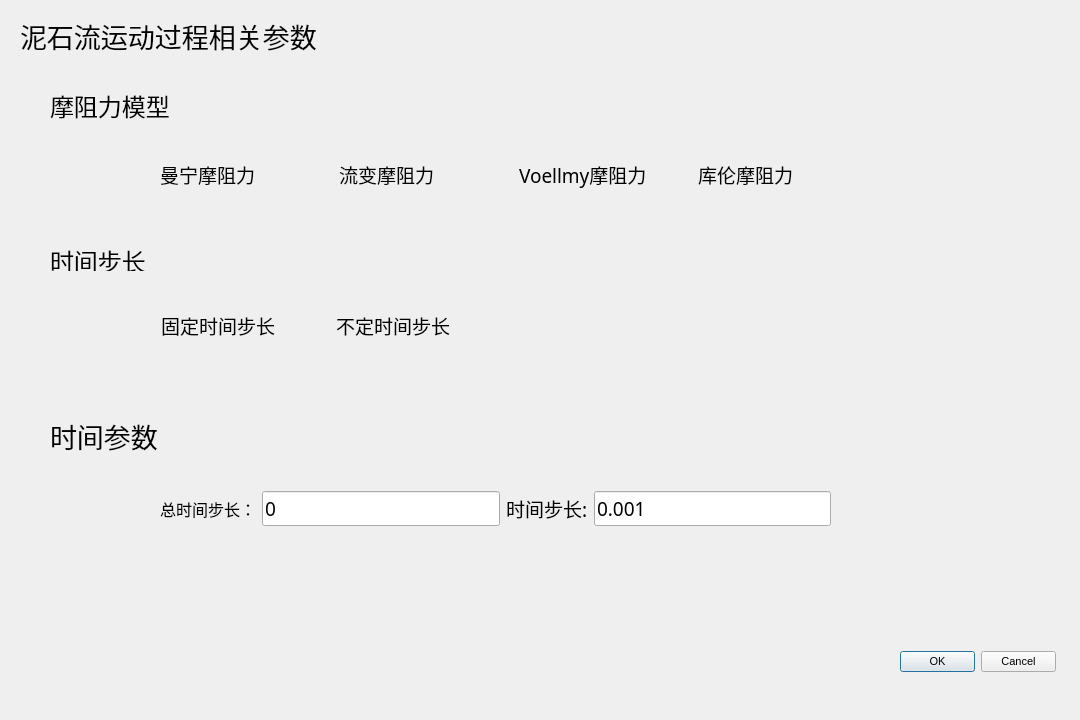
<?xml version="1.0" encoding="UTF-8"?>
<ui version="4.0">
 <class>Dialog_movement</class>
 <widget class="QDialog" name="Dialog_movement">
  <property name="geometry">
   <rect>
    <x>0</x>
    <y>0</y>
    <width>1080</width>
    <height>720</height>
   </rect>
  </property>
  <property name="font">
   <font>
    <family>黑体</family>
    <pointsize>14</pointsize>
   </font>
  </property>
  <property name="windowTitle">
   <string>Dialog</string>
  </property>
  <widget class="QDialogButtonBox" name="buttonBox">
   <property name="geometry">
    <rect>
     <x>900</x>
     <y>650</y>
     <width>156</width>
     <height>23</height>
    </rect>
   </property>
   <property name="font">
    <font>
     <family>Arial</family>
     <pointsize>8</pointsize>
    </font>
   </property>
   <property name="orientation">
    <enum>Qt::Horizontal</enum>
   </property>
   <property name="standardButtons">
    <set>QDialogButtonBox::Cancel|QDialogButtonBox::Ok</set>
   </property>
  </widget>
  <widget class="QLabel" name="label">
   <property name="geometry">
    <rect>
     <x>20</x>
     <y>20</y>
     <width>321</width>
     <height>31</height>
    </rect>
   </property>
   <property name="font">
    <font>
     <family>黑体</family>
     <pointsize>20</pointsize>
    </font>
   </property>
   <property name="text">
    <string>泥石流运动过程相关参数</string>
   </property>
  </widget>
  <widget class="QLabel" name="label_2">
   <property name="geometry">
    <rect>
     <x>50</x>
     <y>250</y>
     <width>111</width>
     <height>21</height>
    </rect>
   </property>
   <property name="font">
    <font>
     <family>黑体</family>
     <pointsize>18</pointsize>
    </font>
   </property>
   <property name="text">
    <string>时间步长</string>
   </property>
  </widget>
  <widget class="QLabel" name="label_7">
   <property name="geometry">
    <rect>
     <x>50</x>
     <y>80</y>
     <width>141</width>
     <height>51</height>
    </rect>
   </property>
   <property name="font">
    <font>
     <family>黑体</family>
     <pointsize>18</pointsize>
    </font>
   </property>
   <property name="text">
    <string>摩阻力模型</string>
   </property>
  </widget>
  <widget class="QLabel" name="label_10">
   <property name="geometry">
    <rect>
     <x>50</x>
     <y>420</y>
     <width>121</width>
     <height>31</height>
    </rect>
   </property>
   <property name="font">
    <font>
     <family>黑体</family>
     <pointsize>20</pointsize>
    </font>
   </property>
   <property name="text">
    <string>时间参数</string>
   </property>
  </widget>
  <widget class="QWidget" name="layoutWidget">
   <property name="geometry">
    <rect>
     <x>160</x>
     <y>160</y>
     <width>711</width>
     <height>29</height>
    </rect>
   </property>
   <layout class="QHBoxLayout" name="horizontalLayout">
    <item>
     <widget class="QLabel" name="label_4">
      <property name="text">
       <string>曼宁摩阻力</string>
      </property>
     </widget>
    </item>
    <item>
     <widget class="QLabel" name="label_6">
      <property name="text">
       <string>流变摩阻力</string>
      </property>
     </widget>
    </item>
    <item>
     <widget class="QLabel" name="label_5">
      <property name="text">
       <string>Voellmy摩阻力</string>
      </property>
     </widget>
    </item>
    <item>
     <widget class="QLabel" name="label_3">
      <property name="text">
       <string>库伦摩阻力</string>
      </property>
     </widget>
    </item>
   </layout>
  </widget>
  <widget class="QWidget" name="layoutWidget">
   <property name="geometry">
    <rect>
     <x>160</x>
     <y>490</y>
     <width>671</width>
     <height>37</height>
    </rect>
   </property>
   <layout class="QHBoxLayout" name="horizontalLayout_3">
    <item>
     <widget class="QLabel" name="label_11">
      <property name="font">
       <font>
        <family>黑体</family>
        <pointsize>12</pointsize>
       </font>
      </property>
      <property name="text">
       <string>总时间步长：</string>
      </property>
     </widget>
    </item>
    <item>
     <widget class="QLineEdit" name="lineEdit">
      <property name="text">
       <string>0</string>
      </property>
     </widget>
    </item>
    <item>
     <widget class="QLabel" name="label_12">
      <property name="text">
       <string>时间步长:</string>
      </property>
     </widget>
    </item>
    <item>
     <widget class="QLineEdit" name="lineEdit_2">
      <property name="text">
       <string>0.001</string>
      </property>
     </widget>
    </item>
   </layout>
  </widget>
  <widget class="QWidget" name="layoutWidget">
   <property name="geometry">
    <rect>
     <x>161</x>
     <y>311</y>
     <width>344</width>
     <height>29</height>
    </rect>
   </property>
   <layout class="QHBoxLayout" name="horizontalLayout_2">
    <item>
     <widget class="QLabel" name="label_8">
      <property name="text">
       <string>固定时间步长</string>
      </property>
     </widget>
    </item>
    <item>
     <widget class="QLabel" name="label_9">
      <property name="text">
       <string>不定时间步长</string>
      </property>
     </widget>
    </item>
   </layout>
  </widget>
 </widget>
 <resources/>
 <connections>
  <connection>
   <sender>buttonBox</sender>
   <signal>accepted()</signal>
   <receiver>Dialog_movement</receiver>
   <slot>accept()</slot>
   <hints>
    <hint type="sourcelabel">
     <x>248</x>
     <y>254</y>
    </hint>
    <hint type="destinationlabel">
     <x>157</x>
     <y>274</y>
    </hint>
   </hints>
  </connection>
  <connection>
   <sender>buttonBox</sender>
   <signal>rejected()</signal>
   <receiver>Dialog_movement</receiver>
   <slot>reject()</slot>
   <hints>
    <hint type="sourcelabel">
     <x>316</x>
     <y>260</y>
    </hint>
    <hint type="destinationlabel">
     <x>286</x>
     <y>274</y>
    </hint>
   </hints>
  </connection>
 </connections>
</ui>
